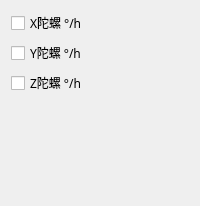
             <widget class="QWidget" name="page_8">
              <layout class="QGridLayout" name="gridLayout_26">
               <item row="3" column="0">
                <spacer name="verticalSpacer_9">
                 <property name="orientation">
                  <enum>Qt::Vertical</enum>
                 </property>
                 <property name="sizeHint" stdset="0">
                  <size>
                   <width>20</width>
                   <height>100</height>
                  </size>
                 </property>
                </spacer>
               </item>
               <item row="2" column="0">
                <widget class="QCheckBox" name="checkBox_25">
                 <property name="font">
                  <font>
                   <family>微软雅黑</family>
                  </font>
                 </property>
                 <property name="text">
                  <string>Z陀螺 °/h</string>
                 </property>
                </widget>
               </item>
               <item row="1" column="0">
                <widget class="QCheckBox" name="checkBox_24">
                 <property name="font">
                  <font>
                   <family>微软雅黑</family>
                  </font>
                 </property>
                 <property name="text">
                  <string>Y陀螺 °/h</string>
                 </property>
                </widget>
               </item>
               <item row="0" column="0">
                <widget class="QCheckBox" name="checkBox_23">
                 <property name="font">
                  <font>
                   <family>微软雅黑</family>
                  </font>
                 </property>
                 <property name="text">
                  <string>X陀螺 °/h</string>
                 </property>
                </widget>
               </item>
              </layout>
             </widget>
